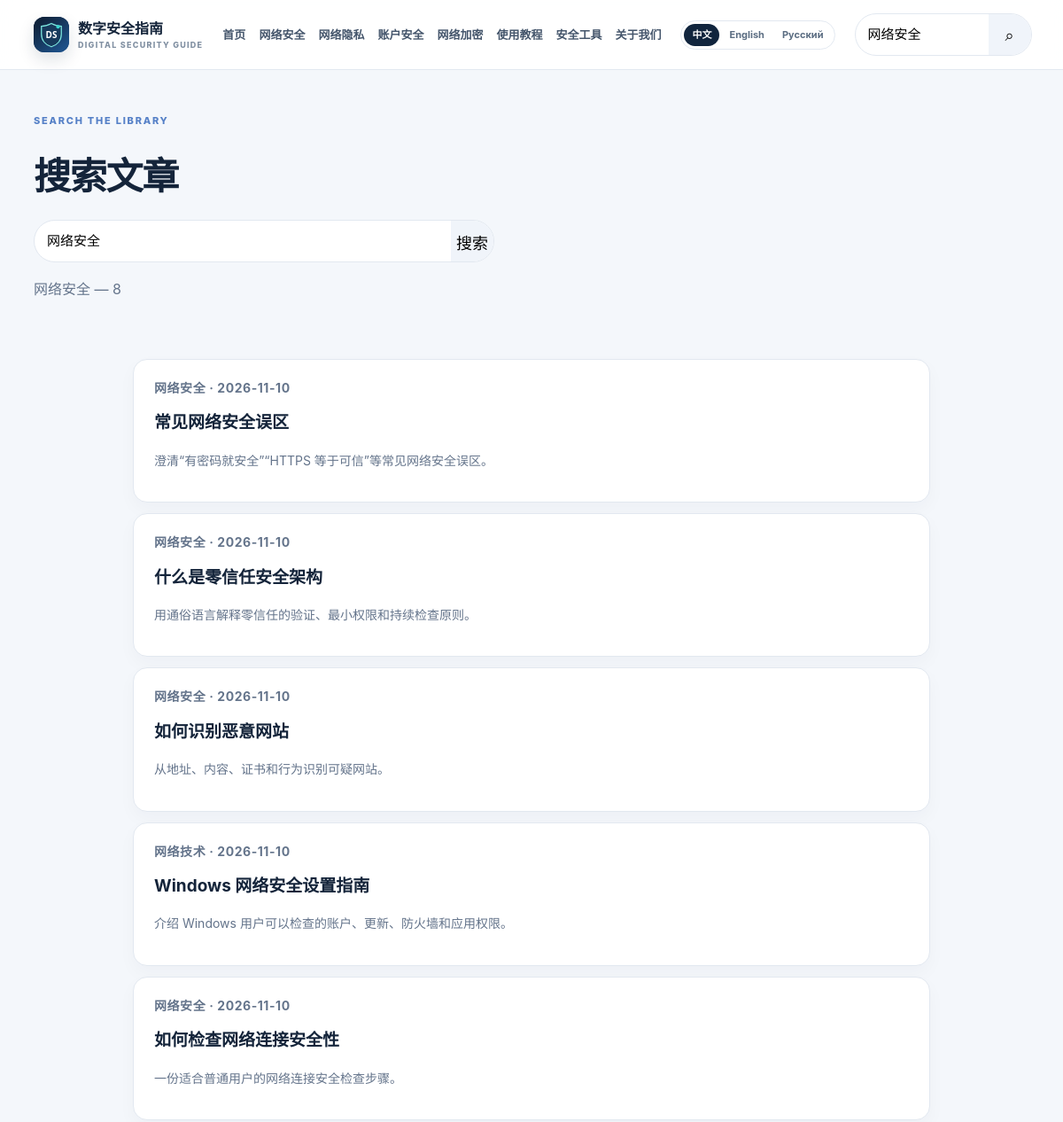
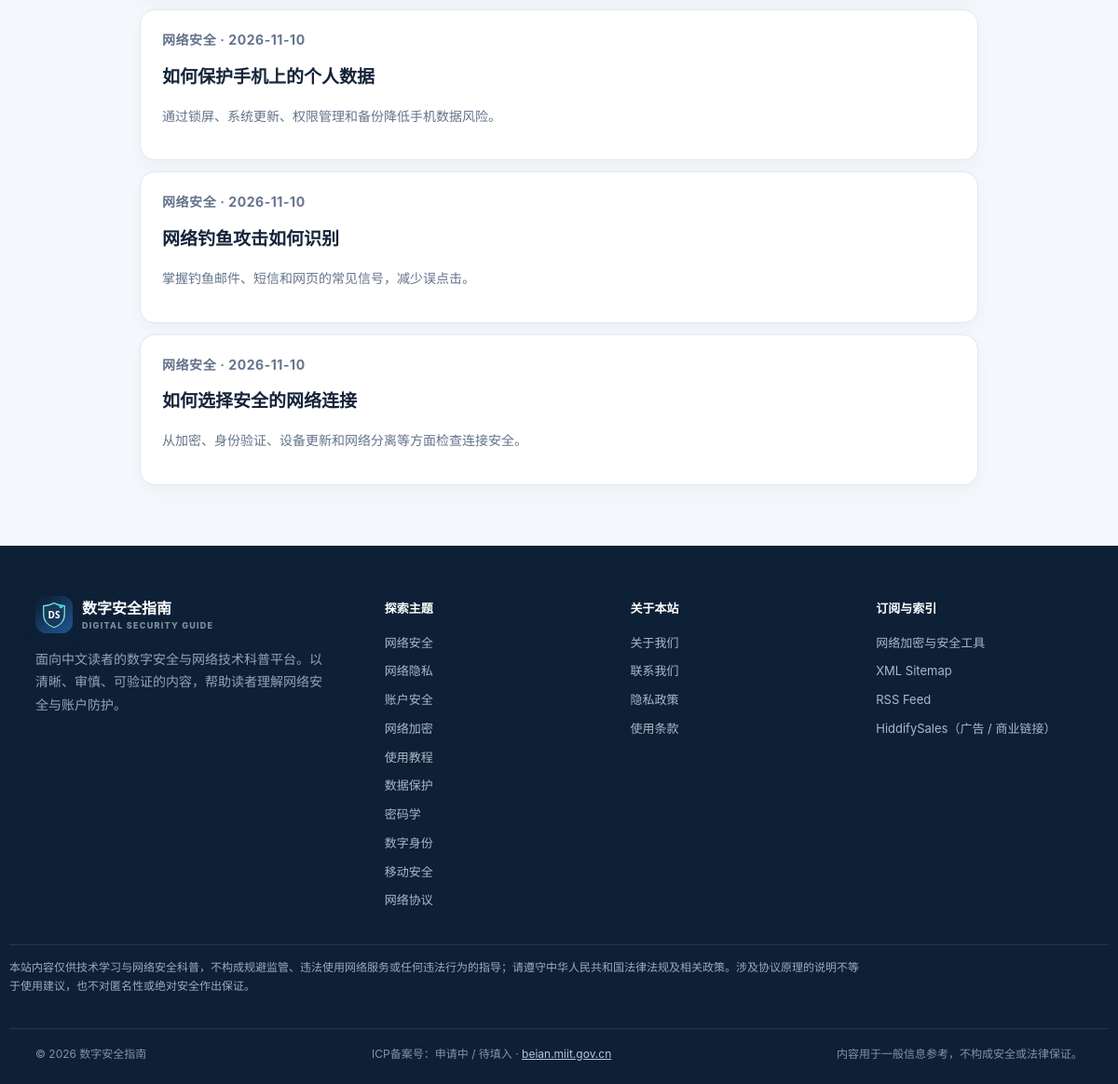
Page /search?q=网络安全 on the committed database (2 pictures, top to bottom).
### tables this page shows
CREATE TABLE articles (id BIGINT UNSIGNED AUTO_INCREMENT PRIMARY KEY, title VARCHAR(255) NOT NULL, slug VARCHAR(180) NOT NULL UNIQUE, seo_title VARCHAR(255) NOT NULL, meta_description VARCHAR(255) NOT NULL, content_html LONGTEXT NOT NULL, status ENUM('draft','published') NOT NULL DEFAULT 'draft', published_at DATETIME NULL, created_at DATETIME NOT NULL DEFAULT CURRENT_TIMESTAMP, updated_at DATETIME NOT NULL DEFAULT CURRENT_TIMESTAMP ON UPDATE CURRENT_TIMESTAMP, INDEX(status), INDEX(published_at));

### app/bootstrap.php (called while the page is built, shortened)
<?php
require_once __DIR__ . '/i18n.php';
function db(): PDO {
    static $pdo; global $config;
    if (!$pdo) $pdo = new PDO($config['db']['dsn'], $config['db']['user'], $config['db']['password'], [PDO::ATTR_ERRMODE=>PDO::ERRMODE_EXCEPTION, PDO::ATTR_DEFAULT_FETCH_MODE=>PDO::FETCH_ASSOC]);
    return $pdo;
}
function e(?string $v): string { return htmlspecialchars($v ?? '', ENT_QUOTES | ENT_SUBSTITUTE, 'UTF-8'); }
function query(string $sql, array $params=[]): array { $q=db()->prepare($sql); $q->execute($params); return $q->fetchAll(); }
function article_columns(): array {
    static $cols;
    try {
        $cols = array_map(static fn($r) => (string)$r['Field'], query('SHOW COLUMNS FROM articles'));
    } catch (Throwable $x) {
        $cols = [];
    }
    return $cols;
}
function articles_order_by(string $alias = 'a'): string {
    $cols = article_columns();
    $parts = [];
    $parts[] = $alias . '.published_at DESC';
    return implode(', ', $parts);
}
function render(string $view, array $data=[]): void {
    extract($data);
    require dirname(__DIR__).'/app/Views/layouts/header.php';
    require dirname(__DIR__).'/app/Views/'.$view.'.php';
    require dirname(__DIR__).'/app/Views/layouts/footer.php';
}

### public/index.php (called while the page is built, shortened)
<?php
$configFile = dirname(__DIR__) . '/config/config.php';
$config = file_exists($configFile) ? require $configFile : require dirname(__DIR__) . '/config/config.example.php';
require dirname(__DIR__) . '/app/bootstrap.php';
$path = trim(parse_url($_SERVER['REQUEST_URI'] ?? '/', PHP_URL_PATH) ?: '/', '/');
$route = $path;
require dirname(__DIR__) . '/app/router.php';

### app/i18n.php (called while the page is built, shortened)
<?php
function locale(): string {
    $loc = $GLOBALS['locale'] ?? 'zh';
    return in_array($loc, SUPPORTED_LOCALES, true) ? $loc : 'zh';
}
function lp(string $path = ''): string {
    $path = trim($path, '/');
    $loc = locale();
    if ($loc === 'zh') {
        return $path === '' ? '/' : '/' . $path;
    }
    return $path === '' ? '/' . $loc : '/' . $loc . '/' . $path;
}
function i18n_catalog(): array {
    static $cache = [];
    $loc = locale();
    if (isset($cache[$loc])) {
        return $cache[$loc];
    }
    $file = dirname(__DIR__) . '/lang/' . $loc . '.php';
    $cache[$loc] = is_file($file) ? (require $file) : [];
    return $cache[$loc];
}
function t(string $key, array $replace = []): string {
    $catalog = i18n_catalog();
    $text = $catalog[$key] ?? null;
    foreach ($replace as $k => $v) {
        $text = str_replace(':' . $k, (string)$v, $text);
    }
    return $text;
}
function load_article_translation(string $slug): ?array {
    if (locale() === 'zh' || $slug === '') {
        return null;
    }
    $file = dirname(__DIR__) . '/lang/' . locale() . '/articles/' . $slug . '.php';
    $data = require $file;
    return is_array($data) ? $data : null;
}
function localize_article(array $article): array {
    $tr = load_article_translation((string)($article['slug'] ?? ''));
    if (!$tr) {
        if (!empty($article['category_name'])) {
            $article['category_name'] = localize_category_names((string)$article['category_name']);
        }
        return $article;
    }
    return $article;
}
function localize_category_names(string $names): string {
    if (locale() === 'zh') {
        return str_replace('VPN技术', '网络加密技术', $names);
    }
    $out = [];
    return implode(locale() === 'ru' ? ', ' : ', ', $out);
}
function localize_articles(array $articles): array {
    return array_map('localize_article', $articles);
}

### app/Views/pages/search.php (the view, shortened to what this page needs)
<div class="container page-stack">
  <section class="category-head">
    <p class="eyebrow">SEARCH THE LIBRARY</p>
    <h1><?=e(t('search_title'))?></h1>
    <form class="search-form search-form-lg" action="<?=e(lp('search'))?>" method="get">
      <input id="search-page" type="search" name="q" value="<?=e($term)?>" placeholder="<?=e(t('search_placeholder'))?>">
      <button type="submit"><?=e(t('search'))?></button>
    </form>
    <?php if ($term !== ''): ?><p><?=e($term)?> — <?=e((string)$total)?></p><?php endif; ?>
  </section>
  <section class="search-results">
    <?php foreach ($results as $item): ?>
    <article class="search-result">
      <p class="meta"><?=e($item['category_name'] ?? t('digital_security'))?> · <?=e(substr($item['published_at'] ?? '', 0, 10))?></p>
      <h2><a href="<?=e(lp('articles/'.$item['slug']))?>"><?=e($item['title'])?></a></h2>
      <p><?=e($item['meta_description'])?></p>
    </article>
    <?php endforeach; ?>
  </section>
</div>

### public/assets/style.css (style rules this page uses)
:root { --ink:#14243a;--muted:#64748b;--blue:#2463eb;--cyan:#39d6d0;--line:#e2e8f0;--paper:#f5f7fb;--white:#fff;--navy:#10243d;--gold:#e5b45e;--soft:#edf2f7 }
* { box-sizing:border-box }
html { scroll-behavior:smooth }
body { margin:0;background:#f4f7fb;color:var(--ink);font:16px/1.75 -apple-system,BlinkMacSystemFont,"Segoe UI","PingFang SC","Hiragino Sans GB","Microsoft YaHei",sans-serif }
.page-stack { padding:28px 0 40px }
a { color:inherit;text-decoration:none }
.container { max-width:1180px;margin:auto;padding:0 28px }
.search-form { display:flex;height:48px;border:1px solid var(--line);border-radius:999px;overflow:hidden;flex-shrink:0;background:#fff;box-shadow:0 1px 0 #fff inset }
.search-form input { width:150px;border:0;padding:0 14px;background:transparent;outline:none;font:inherit;font-size:15px }
.search-form button { width:48px;min-width:48px;min-height:48px;border:0;background:#f0f4fa;font-size:18px;cursor:pointer }
.eyebrow { font-size:11px;letter-spacing:.16em;font-weight:800;color:#5580c7;margin:0 0 16px }
.search-form-lg { height:48px;max-width:520px;margin-top:12px }
.search-form-lg input { width:100% }
.meta { color:#5277a4;font-size:12px;letter-spacing:.04em;font-weight:750;margin:0 0 10px }
.category-head { padding:48px 0 24px }
.category-head h1 { font-size:42px;margin:0 0 10px;letter-spacing:-.03em }
.category-head>p:not(.eyebrow) { color:var(--muted);max-width:700px;font-size:16px }
.search-results { max-width:900px;margin:25px auto 65px }
.search-result { background:#fff;padding:20px 23px;border:1px solid var(--line);border-radius:16px;margin:12px 0;box-shadow:0 8px 20px #10243d08 }
.search-result h2,.search-result h3 { font-size:19px;margin:2px 0 }
.search-result p { font-size:14px;color:var(--muted) }

### rows in the picture
articles: category_name "网络安全", published_at "2026-11-10", title "常见网络安全误区", meta_description "澄清“有密码就安全”“HTTPS 等于可信”等常见网络安全误区。"
articles: category_name "网络安全", published_at "2026-11-10", title "什么是零信任安全架构", meta_description "用通俗语言解释零信任的验证、最小权限和持续检查原则。"
articles: category_name "网络安全", published_at "2026-11-10", title "如何识别恶意网站", meta_description "从地址、内容、证书和行为识别可疑网站。"
articles: category_name "网络技术", published_at "2026-11-10", title "Windows 网络安全设置指南", meta_description "介绍 Windows 用户可以检查的账户、更新、防火墙和应用权限。"
articles: category_name "网络安全", published_at "2026-11-10", title "如何检查网络连接安全性", meta_description "一份适合普通用户的网络连接安全检查步骤。"
articles: category_name "网络安全", published_at "2026-11-10", title "如何保护手机上的个人数据", meta_description "通过锁屏、系统更新、权限管理和备份降低手机数据风险。"
articles: category_name "网络安全", published_at "2026-11-10", title "网络钓鱼攻击如何识别", meta_description "掌握钓鱼邮件、短信和网页的常见信号，减少误点击。"
articles: category_name "网络安全", published_at "2026-11-10", title "如何选择安全的网络连接", meta_description "从加密、身份验证、设备更新和网络分离等方面检查连接安全。"

### other values in the picture
t('site_name') "数字安全指南"
t('site_tagline') "DIGITAL SECURITY GUIDE"
t('home') "首页"
t('nav_network_security') "网络安全"
t('nav_network_privacy') "网络隐私"
t('nav_account_security') "账户安全"
t('nav_vpn_technology') "网络加密"
t('nav_tutorials') "使用教程"
t('nav_tools') "安全工具"
t('nav_about') "关于我们"
t('lang_zh') "中文"
t('lang_en') "English"
t('lang_ru') "Русский"
t('search_title') "搜索文章"
t('search') "搜索"
